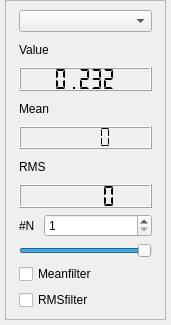
<?xml version="1.0" encoding="UTF-8"?>
<ui version="4.0">
 <class>LiveData</class>
 <widget class="QDockWidget" name="LiveData">
  <property name="geometry">
   <rect>
    <x>0</x>
    <y>0</y>
    <width>171</width>
    <height>325</height>
   </rect>
  </property>
  <property name="sizePolicy">
   <sizepolicy hsizetype="Preferred" vsizetype="Preferred">
    <horstretch>0</horstretch>
    <verstretch>0</verstretch>
   </sizepolicy>
  </property>
  <property name="maximumSize">
   <size>
    <width>200</width>
    <height>325</height>
   </size>
  </property>
  <property name="autoFillBackground">
   <bool>false</bool>
  </property>
  <property name="windowTitle">
   <string>LiveData</string>
  </property>
  <widget class="QWidget" name="dockWidgetContents">
   <property name="sizePolicy">
    <sizepolicy hsizetype="Preferred" vsizetype="Preferred">
     <horstretch>0</horstretch>
     <verstretch>0</verstretch>
    </sizepolicy>
   </property>
   <property name="minimumSize">
    <size>
     <width>133</width>
     <height>0</height>
    </size>
   </property>
   <property name="maximumSize">
    <size>
     <width>9999</width>
     <height>99999</height>
    </size>
   </property>
   <layout class="QHBoxLayout" name="horizontalLayout">
    <property name="spacing">
     <number>0</number>
    </property>
    <property name="leftMargin">
     <number>5</number>
    </property>
    <property name="topMargin">
     <number>0</number>
    </property>
    <property name="rightMargin">
     <number>5</number>
    </property>
    <property name="bottomMargin">
     <number>5</number>
    </property>
    <item>
     <widget class="QScrollArea" name="scrollArea">
      <property name="sizePolicy">
       <sizepolicy hsizetype="Expanding" vsizetype="Expanding">
        <horstretch>0</horstretch>
        <verstretch>0</verstretch>
       </sizepolicy>
      </property>
      <property name="widgetResizable">
       <bool>true</bool>
      </property>
      <widget class="QWidget" name="scrollAreaWidgetContents">
       <property name="geometry">
        <rect>
         <x>0</x>
         <y>-27</y>
         <width>145</width>
         <height>320</height>
        </rect>
       </property>
       <property name="sizePolicy">
        <sizepolicy hsizetype="Expanding" vsizetype="Expanding">
         <horstretch>0</horstretch>
         <verstretch>0</verstretch>
        </sizepolicy>
       </property>
       <layout class="QVBoxLayout" name="verticalLayout_2">
        <property name="spacing">
         <number>0</number>
        </property>
        <property name="leftMargin">
         <number>4</number>
        </property>
        <property name="topMargin">
         <number>0</number>
        </property>
        <property name="rightMargin">
         <number>4</number>
        </property>
        <property name="bottomMargin">
         <number>0</number>
        </property>
        <item>
         <widget class="QWidget" name="widget" native="true">
          <property name="sizePolicy">
           <sizepolicy hsizetype="Expanding" vsizetype="Expanding">
            <horstretch>0</horstretch>
            <verstretch>0</verstretch>
           </sizepolicy>
          </property>
          <layout class="QVBoxLayout" name="verticalLayout">
           <item>
            <widget class="QComboBox" name="lines"/>
           </item>
           <item>
            <widget class="QLabel" name="label">
             <property name="text">
              <string>Value</string>
             </property>
            </widget>
           </item>
           <item>
            <widget class="QLCDNumber" name="value">
             <property name="smallDecimalPoint">
              <bool>false</bool>
             </property>
             <property name="segmentStyle">
              <enum>QLCDNumber::Flat</enum>
             </property>
             <property name="value" stdset="0">
              <double>0.232330000000000</double>
             </property>
            </widget>
           </item>
           <item>
            <widget class="QLabel" name="label_2">
             <property name="text">
              <string>Mean</string>
             </property>
            </widget>
           </item>
           <item>
            <widget class="QLCDNumber" name="mean">
             <property name="segmentStyle">
              <enum>QLCDNumber::Flat</enum>
             </property>
            </widget>
           </item>
           <item>
            <widget class="QLabel" name="label_3">
             <property name="text">
              <string>RMS</string>
             </property>
            </widget>
           </item>
           <item>
            <widget class="QLCDNumber" name="rms">
             <property name="autoFillBackground">
              <bool>false</bool>
             </property>
             <property name="frameShape">
              <enum>QFrame::Box</enum>
             </property>
             <property name="frameShadow">
              <enum>QFrame::Raised</enum>
             </property>
             <property name="segmentStyle">
              <enum>QLCDNumber::Flat</enum>
             </property>
            </widget>
           </item>
           <item>
            <widget class="QWidget" name="widget_2" native="true">
             <layout class="QHBoxLayout" name="horizontalLayout_2">
              <property name="spacing">
               <number>0</number>
              </property>
              <property name="margin">
               <number>0</number>
              </property>
              <item>
               <widget class="QLabel" name="countlabel">
                <property name="sizePolicy">
                 <sizepolicy hsizetype="Fixed" vsizetype="Preferred">
                  <horstretch>0</horstretch>
                  <verstretch>0</verstretch>
                 </sizepolicy>
                </property>
                <property name="minimumSize">
                 <size>
                  <width>25</width>
                  <height>0</height>
                 </size>
                </property>
                <property name="text">
                 <string>#N</string>
                </property>
                <property name="margin">
                 <number>0</number>
                </property>
               </widget>
              </item>
              <item>
               <widget class="QSpinBox" name="countEdit">
                <property name="sizePolicy">
                 <sizepolicy hsizetype="Expanding" vsizetype="Fixed">
                  <horstretch>0</horstretch>
                  <verstretch>0</verstretch>
                 </sizepolicy>
                </property>
                <property name="minimum">
                 <number>1</number>
                </property>
               </widget>
              </item>
             </layout>
            </widget>
           </item>
           <item>
            <widget class="QSlider" name="count">
             <property name="toolTip">
              <string>Set number of points for calculating rms and mean</string>
             </property>
             <property name="autoFillBackground">
              <bool>false</bool>
             </property>
             <property name="inputMethodHints">
              <set>Qt::ImhNone</set>
             </property>
             <property name="minimum">
              <number>1</number>
             </property>
             <property name="value">
              <number>99</number>
             </property>
             <property name="orientation">
              <enum>Qt::Horizontal</enum>
             </property>
             <property name="invertedAppearance">
              <bool>false</bool>
             </property>
             <property name="invertedControls">
              <bool>false</bool>
             </property>
             <property name="tickPosition">
              <enum>QSlider::NoTicks</enum>
             </property>
            </widget>
           </item>
           <item>
            <widget class="QCheckBox" name="cb_meanfilter">
             <property name="text">
              <string>Meanfilter</string>
             </property>
            </widget>
           </item>
           <item>
            <widget class="QCheckBox" name="cb_rmsfilter">
             <property name="text">
              <string>RMSfilter</string>
             </property>
            </widget>
           </item>
          </layout>
         </widget>
        </item>
       </layout>
      </widget>
     </widget>
    </item>
   </layout>
  </widget>
 </widget>
 <resources/>
 <connections/>
</ui>
